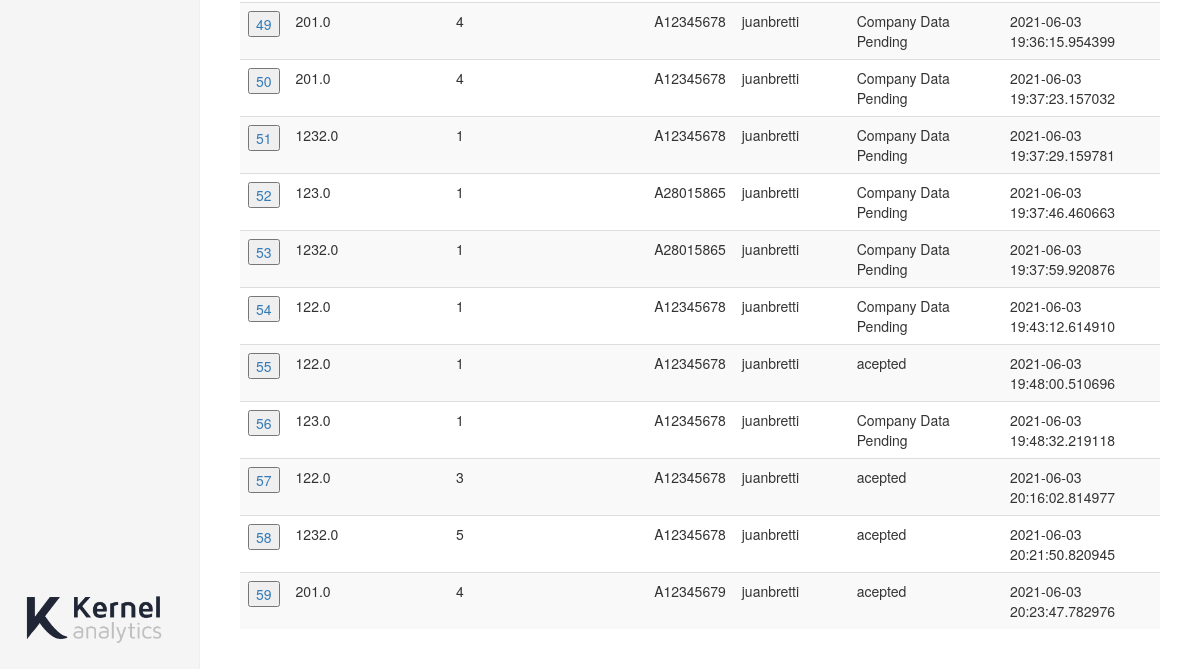
/currents (signed in, lower part), run on an earlier commit of the app's database.
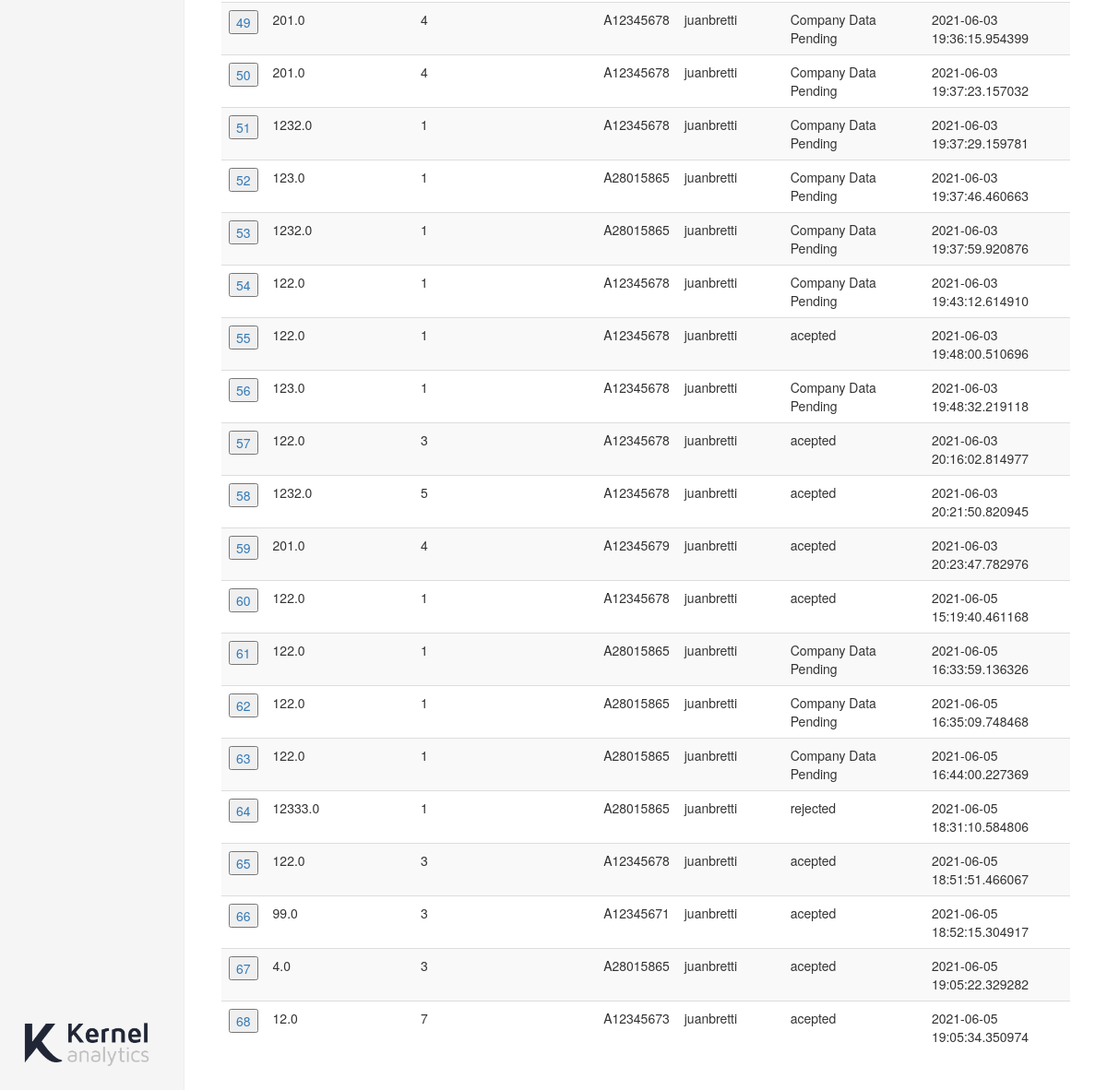
And on a later commit of the database.
### app.py (models this page shows)
class Loan(UserMixin, db.Model):
    id = db.Column(db.Integer, primary_key=True)
    loan_amount = db.Column(db.Float())
    number_of_installments = db.Column(db.Integer())
    username = db.Column(db.String(15))
    nif = db.Column(db.String(9))
    status = db.Column(db.String(15))
    monthly_payment = db.Column(db.Float())
    data_timestamp = db.Column(db.DateTime, default=datetime.utcnow)

### app.py (the view)
@app.route('/currents')
@login_required
def currents():
    order_history = Loan.query.filter_by(username=current_user.username)
    return render_template('currents.html', \
                            rows=order_history, \
                            name=current_user.username, \
                            bank_name=BANK_NAME)

### app.py (called while the page is built)
@login_manager.user_loader
def load_user(user_id):
    return User.query.get(int(user_id))

### templates/currents.html (shortened to what this page needs)
{% extends "bootstrap/base.html" %}
{% import "bootstrap/wtf.html" as wtf %}
{% block styles %}
{{super()}}
<link rel="stylesheet" href="{{url_for('.static', filename='dashboard.css')}}">
{% endblock %}
{% block content %}
    <div class="container-fluid">
      <div class="row">
        <div class="col-sm-3 col-md-2 sidebar">
          <div style="position: absolute; bottom: 20px;"><img src="{{url_for('.static', filename='ka-complete.png')}}" width="150px"></div>
        </div>
        <div class="col-sm-9 col-sm-offset-3 col-md-10 col-md-offset-2 main">
           <div class="table-responsive">
            <table id="myTable" class="table table-striped">
              <tbody>
                {% for row in rows %}
                <tr>
                    <td><a><form action="/loan" method="POST">
                        <input type="submit" value={{ row.id }}>
                    </form> </a></td>
                    <td> {{ row.loan_amount }}</td>
                    <td> {{ row.number_of_installments }} </td>
                    <td> {{ row.nif }} </td>
                    <td> {{ row.username }} </td>
                    <td> {{ row.status }} </td>
                    <td> {{ row.data_timestamp }} </td>
                </tr>
                {% endfor %}
              </tbody>
            </table>
          </div>
        </div>
      </div>
    </div>
{% endblock %}

What changed in the data, as far as the page shows it:
added Loan: id "60", loan_amount "122.0", number_of_installments "1", nif "A12345678", username "juanbretti", status "acepted", data_timestamp "2021-06-05 15:19:40.461168"
added Loan: id "61", loan_amount "122.0", number_of_installments "1", nif "A28015865", username "juanbretti", status "Company Data Pending", data_timestamp "2021-06-05 16:33:59.136326"
added Loan: id "62", loan_amount "122.0", number_of_installments "1", nif "A28015865", username "juanbretti", status "Company Data Pending", data_timestamp "2021-06-05 16:35:09.748468"
added Loan: id "63", loan_amount "122.0", number_of_installments "1", nif "A28015865", username "juanbretti", status "Company Data Pending", data_timestamp "2021-06-05 16:44:00.227369"
added Loan: id "64", loan_amount "12333.0", number_of_installments "1", nif "A28015865", username "juanbretti", status "rejected", data_timestamp "2021-06-05 18:31:10.584806"
added Loan: id "65", loan_amount "122.0", number_of_installments "3", nif "A12345678", username "juanbretti", status "acepted", data_timestamp "2021-06-05 18:51:51.466067"
added Loan: id "66", loan_amount "99.0", number_of_installments "3", nif "A12345671", username "juanbretti", status "acepted", data_timestamp "2021-06-05 18:52:15.304917"
added Loan: id "67", loan_amount "4.0", number_of_installments "3", nif "A28015865", username "juanbretti", status "acepted", data_timestamp "2021-06-05 19:05:22.329282"
added Loan: id "68", loan_amount "12.0", number_of_installments "7", nif "A12345673", username "juanbretti", status "acepted", data_timestamp "2021-06-05 19:05:34.350974"
